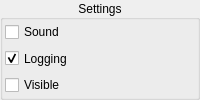
         <widget class="QGroupBox" name="gbSound">
          <property name="sizePolicy">
           <sizepolicy hsizetype="Minimum" vsizetype="Expanding">
            <horstretch>0</horstretch>
            <verstretch>0</verstretch>
           </sizepolicy>
          </property>
          <property name="minimumSize">
           <size>
            <width>0</width>
            <height>0</height>
           </size>
          </property>
          <property name="maximumSize">
           <size>
            <width>16777215</width>
            <height>16777215</height>
           </size>
          </property>
          <property name="title">
           <string>Settings</string>
          </property>
          <property name="alignment">
           <set>Qt::AlignmentFlag::AlignCenter</set>
          </property>
          <layout class="QVBoxLayout" name="verticalLayout_4">
           <property name="spacing">
            <number>5</number>
           </property>
           <property name="leftMargin">
            <number>2</number>
           </property>
           <property name="topMargin">
            <number>1</number>
           </property>
           <property name="rightMargin">
            <number>2</number>
           </property>
           <property name="bottomMargin">
            <number>1</number>
           </property>
           <item>
            <widget class="QCheckBox" name="cbSound">
             <property name="enabled">
              <bool>true</bool>
             </property>
             <property name="sizePolicy">
              <sizepolicy hsizetype="Preferred" vsizetype="Preferred">
               <horstretch>0</horstretch>
               <verstretch>0</verstretch>
              </sizepolicy>
             </property>
             <property name="focusPolicy">
              <enum>Qt::FocusPolicy::NoFocus</enum>
             </property>
             <property name="text">
              <string>Sound</string>
             </property>
             <property name="checked">
              <bool>false</bool>
             </property>
            </widget>
           </item>
           <item>
            <widget class="QCheckBox" name="cbLogging">
             <property name="sizePolicy">
              <sizepolicy hsizetype="Preferred" vsizetype="Preferred">
               <horstretch>0</horstretch>
               <verstretch>0</verstretch>
              </sizepolicy>
             </property>
             <property name="text">
              <string>Logging</string>
             </property>
             <property name="checked">
              <bool>true</bool>
             </property>
            </widget>
           </item>
           <item>
            <widget class="QCheckBox" name="cbVisible">
             <property name="sizePolicy">
              <sizepolicy hsizetype="Preferred" vsizetype="Preferred">
               <horstretch>0</horstretch>
               <verstretch>0</verstretch>
              </sizepolicy>
             </property>
             <property name="focusPolicy">
              <enum>Qt::FocusPolicy::NoFocus</enum>
             </property>
             <property name="text">
              <string>Visible</string>
             </property>
             <property name="checked">
              <bool>false</bool>
             </property>
            </widget>
           </item>
          </layout>
         </widget>
